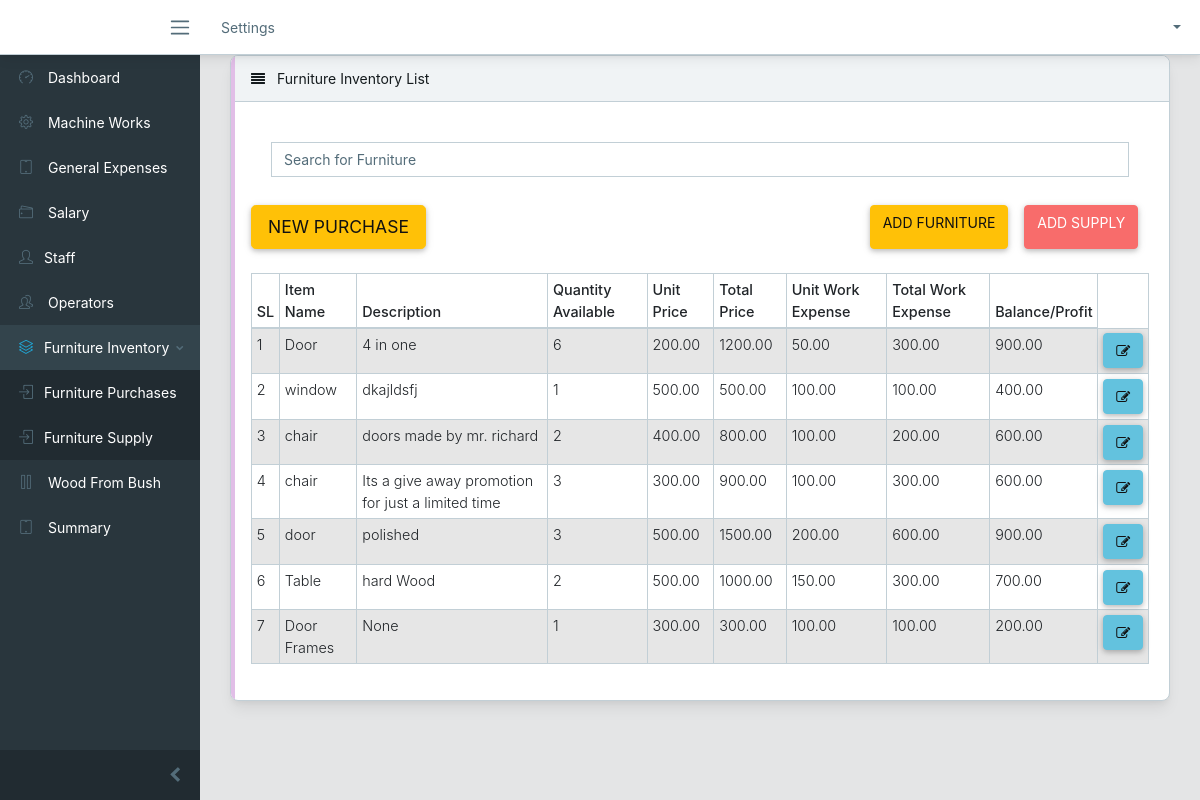
The app's page /furniture/list/ (signed in), older data.
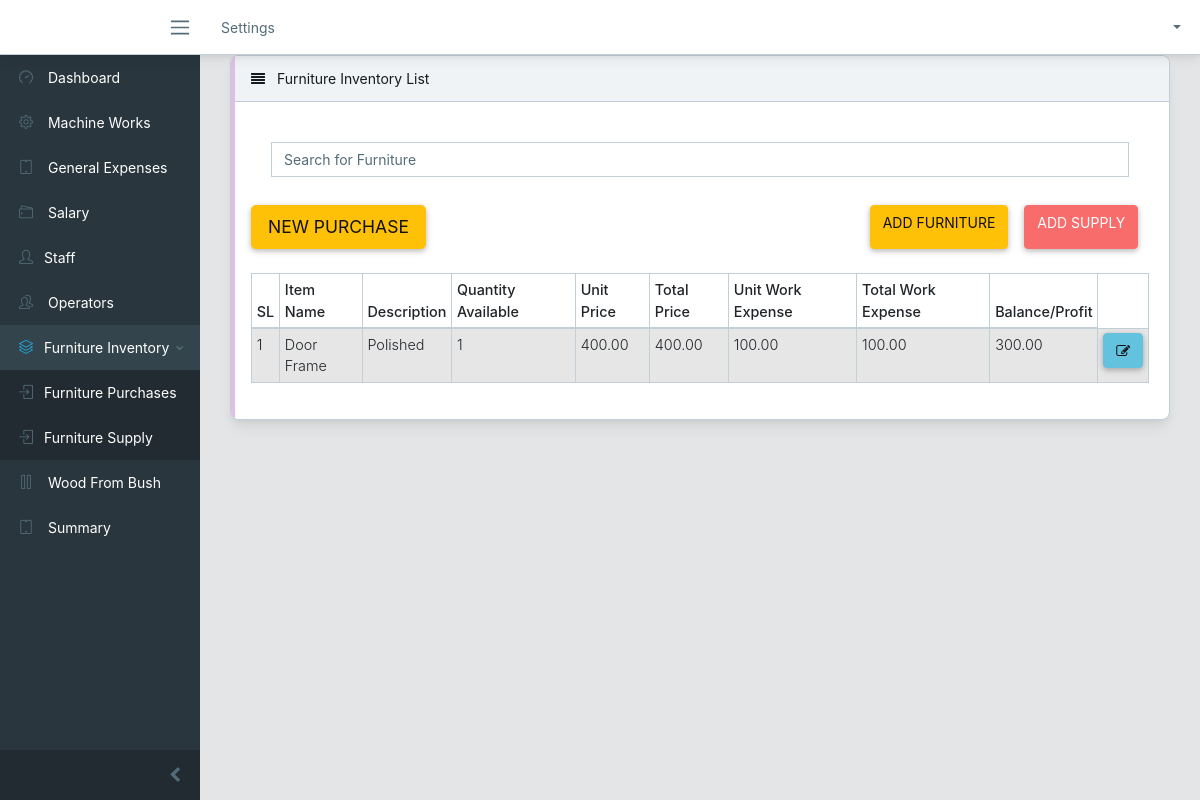
The same page, newer data.
### services/models.py (models this page shows)
class FurnitureInventory (models.Model):
    item_name = models.CharField(max_length=100)
    description = models.CharField(max_length=100, null= True, blank=True)
    quantity = models.IntegerField()
    unit_price = models.DecimalField(decimal_places=2, max_digits=9)
    unit_expenses_on_work = models.DecimalField(decimal_places=2, max_digits=9)
    date_made = models.DateTimeField(auto_now_add= True)
    def __str__(self):
        return self.item_name + " " + str(self.description)
    @property
    def total_cost(self):
        return self.quantity * self.unit_price
    @property
    def total_expenses(self):
        return self.quantity * self.unit_expenses_on_work
    @property
    def balance(self):
        return  self.total_cost - self.total_expenses

### services/views.py (the view)
# urls.py: path('furniture/list/', views.furniture_list, name="furniture_list"),
@login_required
def furniture_list (request):
    total_expenses = 0
    total_price = 1
    balance = 1
    furniture_list = FurnitureInventory.objects.all()
    item_name = request.GET.get('item_name')
    if item_name is not '' and item_name is not None:
        furniture_list = furniture_list.filter(item_name__icontains = item_name)
    for i in furniture_list:
        total_expenses = i.unit_expenses_on_work * i.quantity
        total_price
        balance = total_price - total_expenses
    furnitures = FurnitureInventory.objects.all()
    furniture_json = [{'id': furniture.id, 'name': furniture.item_name, 'quantity': furniture.quantity, 'price': float(furniture.unit_price)} for furniture in furnitures]
    paginator = Paginator(furniture_list, 20)
    page = request.GET.get('page')
    paged_furniture = paginator.get_page(page)
    context = {
        "furniture_list": paged_furniture,
        "balance": balance,
        "FurniturePurchaseForm": FurniturePurchaseForm(),
        "furnituresupplyform":FurnitureSupplyForm(),
        'furniture': furniture_list,
        'furnitures': json.dumps(furniture_json),
    }
    return render(request, "lists/funiture_inventory_list.html", context)

### services/forms.py
class FurniturePurchaseForm(forms.Form):
    furniture = forms.ChoiceField(choices = (), widget=forms.Select( attrs={'id': 'id_furniture_1'}))
    quantity = forms.CharField(widget=forms.NumberInput( attrs={'id': 'id_quantity_1'}))
    def __init__(self, *args, **kwargs):
        super(FurniturePurchaseForm, self).__init__(*args, **kwargs)
        try:
            CHOICES = list([(str(furniture.id), str(furniture)) for furniture in FurnitureInventory.objects.all()])
            CHOICES.insert(0, (-1,'NONE'))
        except Exception as e:
            print('\n\n', e, '\n\n')
            CHOICES = [(-1, 'NONE')]
        self.fields['furniture'].choices = CHOICES

class FurnitureSupplyForm(forms.ModelForm):
    class Meta:
        model = FurnitureSupply
        fields = ("furniture", "quantity",)

### templates/lists/funiture_inventory_list.html (shortened to what this page needs)
{% extends "base.html" %}
{% block content %}
<div class="row">
    <div class="col-lg-12">
        <div class="card">
            <div class="card-header">
                <i class="fa fa-align-justify"></i> Furniture Inventory List</div>
            <div class="card-body">
                <table class="table table-responsive-sm table-bordered table-striped table-sm">
                    <tr>
                                <form class="card card-sm">
                                    <div class="card-body row no-gytters align-items-center">
                                        <div class="col">
                                            <input type="text" id="myInput"onkeyup="myFunction()" name='item_name' class="form-control form-control-borderless" placeholder="Search for Furniture">
                                        </div>
                                    </div>
                                </form>
                                <div class="row">
                                    <div class="col-8 pt-2 mb-2 text-center d-flex flex-row justify-content-between">
                                        <a href="#" id="purchase-link" class="btn btn-lg btn-warning">New Purchase</a>
                                    </div>
                                    <div class="col-2 pt-2 mb-2 text-center d-flex flex-row justify-content-between">
                                            <a href="{% url 'services:furniture_inventory'%}" class="link btn btn-warning" id="supply-link" > Add Furniture
                                            </a>
                                    </div>
                                    <div class="col-2 pt-2 mb-2 text-center d-flex flex-row justify-content-between">
                                            <a href="{%url 'services:add_supply'%}" class="link btn btn-danger" id="supply-link" > Add Supply
                                            </a>
                                    </div>
                                </div>
                    </tr>
                </table>
                <table id="myTable" class="table table-responsive-sm table-bordered table-striped table-sm">
                    <thead>
                        <tr>
                            <th>SL</th>
                            <th>Item Name</th>
                            <th>Description</th>
                            <th>Quantity Available</th>
                            <th>Unit Price</th>
                            <th>Total Price</th>
                            <th>Unit Work Expense</th>
                            <th>Total Work Expense</th>
                            <th>Balance/Profit</th>
                        </tr>
                    </thead>
                    <tbody id="myTB">
                        {% for furnitureinventory in furniture_list %}
                            <tr>
                                <td>{{ forloop.counter }}</td>
                                <td>{{ furnitureinventory.item_name }}</td>
                                <td>{{ furnitureinventory.description }}</td>
                                <td>{{ furnitureinventory.quantity }}</td>
                                <td>{{ furnitureinventory.unit_price }}</td>
                                <td>{{ furnitureinventory.total_cost }} </td>
                                <td>{{ furnitureinventory.unit_expenses_on_work }}</td>
                                <td>{{ furnitureinventory.total_expenses }}</td>
                                <td>{{ furnitureinventory.balance}}</td>
                                <td>
                                    <a href="">
                                        <button type="button" class="btn btn-info"><i class="fa fa-edit"></i></button>
                                    </a>
                                </td>
                            </tr>
                        {% endfor %}
                    </tbody>
                </table>
            </div>
        </div>
    </div>
</div>
<div class="row">
    <div class="col-md-12">
    </div>
</div>
{% endblock %}

Row changes from the older to the newer data that the page shows:
removed FurnitureInventory: item_name "Door", description "4 in one", quantity "6", unit_price "200.00", total_cost "1200.00", unit_expenses_on_work "50.00", total_expenses "300.00", balance "900.00"
removed FurnitureInventory: item_name "window", description "dkajldsfj", quantity "1", unit_price "500.00", total_cost "500.00", unit_expenses_on_work "100.00", total_expenses "100.00", balance "400.00"
removed FurnitureInventory: item_name "chair", description "doors made by mr. richard", quantity "2", unit_price "400.00", total_cost "800.00", unit_expenses_on_work "100.00", total_expenses "200.00", balance "600.00"
removed FurnitureInventory: item_name "chair", description "Its a give away promotion for just a limited time", quantity "3", unit_price "300.00", total_cost "900.00", unit_expenses_on_work "100.00", total_expenses "300.00", balance "600.00"
removed FurnitureInventory: item_name "door", description "polished", quantity "3", unit_price "500.00", total_cost "1500.00", unit_expenses_on_work "200.00", total_expenses "600.00", balance "900.00"
removed FurnitureInventory: item_name "Table", description "hard Wood", quantity "2", unit_price "500.00", total_cost "1000.00", unit_expenses_on_work "150.00", total_expenses "300.00", balance "700.00"
removed FurnitureInventory: item_name "Door Frames", description "None", quantity "1", unit_price "300.00", total_cost "300.00", unit_expenses_on_work "100.00", total_expenses "100.00", balance "200.00"
added FurnitureInventory: item_name "Door Frame", description "Polished", quantity "1", unit_price "400.00", total_cost "400.00", unit_expenses_on_work "100.00", total_expenses "100.00", balance "300.00"
